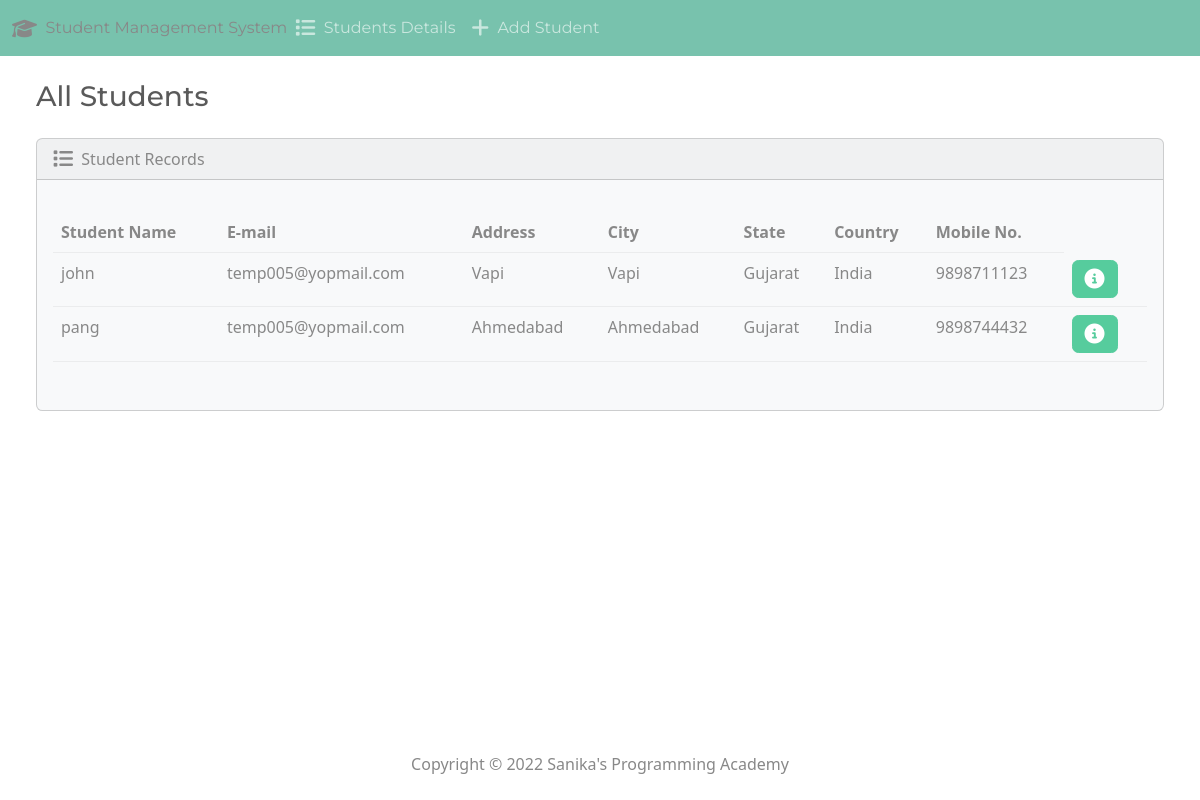
The page / on the database its author committed.
### students/models.py (models this page shows, shortened)
class Student(models.Model):
    student_name = models.CharField(max_length=100)
    email = models.EmailField()
    birth_date = models.DateField()
    age = models.IntegerField()
    gender = models.CharField(max_length=10)
    address = models.CharField(max_length=255)
    city = models.CharField(max_length=255)
    state = models.CharField(max_length=255)
    country = models.CharField(max_length=255)
    pincode = models.CharField(max_length=6)
    mobile_no = models.CharField(max_length=12)

### students/views.py (the view)
# urls.py: path('',views.index,name='index'),
def index(request):
    students_details = Student.objects.all()
    context = {'students':students_details}
    return render(request, 'students/index.html',context)

### students/templates/students/index.html (shortened to what this page needs)
{% load static %}
<!DOCTYPE html>
<html lang="en">
    <link rel="stylesheet" href="https://cdnjs.cloudflare.com/ajax/libs/font-awesome/6.2.1/css/all.min.css" />
    <link href="{% static 'css/bootstrap.min (1).css' %}" rel="stylesheet">
    <body class="d-flex flex-column min-vh-100">
        <nav class="navbar navbar-expand-lg navbar-dark bg-primary">
            <div class="container-fluid">
                <i class="fa-solid fa-graduation-cap fa-lg"></i>&nbsp; Student Management System</a>
              <div class="collapse navbar-collapse" id="navbarColor01">
                <ul class="navbar-nav me-auto">
                  <li class="nav-item">
                    <a class="nav-link" href="#">
                        <i class="fa-solid fa-list fa-lg"></i>&nbsp; Students Details</a>
                  </li>
                  <li class="nav-item">
                    <a class="nav-link" href="#">
                        <i class="fa-solid fa-plus fa-lg"></i>&nbsp; Add Student
                    </a>
                  </li>
                </ul>
              </div>
            </div>
          </nav>
        <div class="container-fluid">
            <h3 class="m-4">All Students</h3>
            <div class="row">
                <div class="col-12">
                    {% if students %}
                    <div class="card bg-light ms-4 me-4 mb-4">
                        <div class="card-header">
                            <i class="fa-solid fa-list fa-lg"></i>&nbsp; Student Records
                        </div>
                        <div class="card-body">
                          <p class="card-text">
                            <div class="table-responsive">
                                <table class="table table-hover">
                                    <thead>
                                      <tr>
                                        <th scope="col">Student Name</th>
                                        <th scope="col">E-mail</th>
                                        <th scope="col">Address</th>
                                        <th scope="col">City</th>
                                        <th scope="col">State</th>
                                        <th scope="col">Country</th>
                                        <th scope="col">Mobile No.</th>
                                      </tr>
                                    </thead>
                                    <tbody>
                                      {% for student in students %}
                                        <tr>
                                            <td>{{student.student_name}}</td>
                                            <td>{{student.email}}</td>
                                            <td>{{student.address}}</td>
                                            <td>{{student.city}}</td>
                                            <td>{{student.state}}</td>
                                            <td>{{student.country}}</td>
                                            <td>{{student.mobile_no}}</td>
                                            <td>
                                                <button type="button" class="btn btn-success me-1" href="{% url 'view_student' student.id %}" data-bs-toggle="modal" data-bs-target="#myModal{{student.id}}">
                                                    <i class="fa-solid fa-circle-info fa-lg"></i>
                                                </button>
                                            </td>
                                        </tr>
                                      {% endfor %}
                                    </tbody>
                                  </table>
                            </div>
                          </p>
                        </div>
                    </div>
                    {% else %}
                        <h5 class="alert alert-primary ms-4 me-4">No Student Records</h5>
                    {% endif %}
                </div>
            </div>
        </div>
        <footer class="mt-auto mb-4">
            <div class="text-center">
                <span>
                    Copyright &copy; <script>document.write(new Date().getFullYear())</script> Sanika's Programming Academy
                </span>
            </div>
        </footer>
    </body>
</html>

### rows shown on the page
Student: student_name "john", email "temp005@yopmail.com", address "Vapi", city "Vapi", state "Gujarat", country "India", mobile_no "9898711123"
Student: student_name "pang", email "temp005@yopmail.com", address "Ahmedabad", city "Ahmedabad", state "Gujarat", country "India", mobile_no "9898744432"
